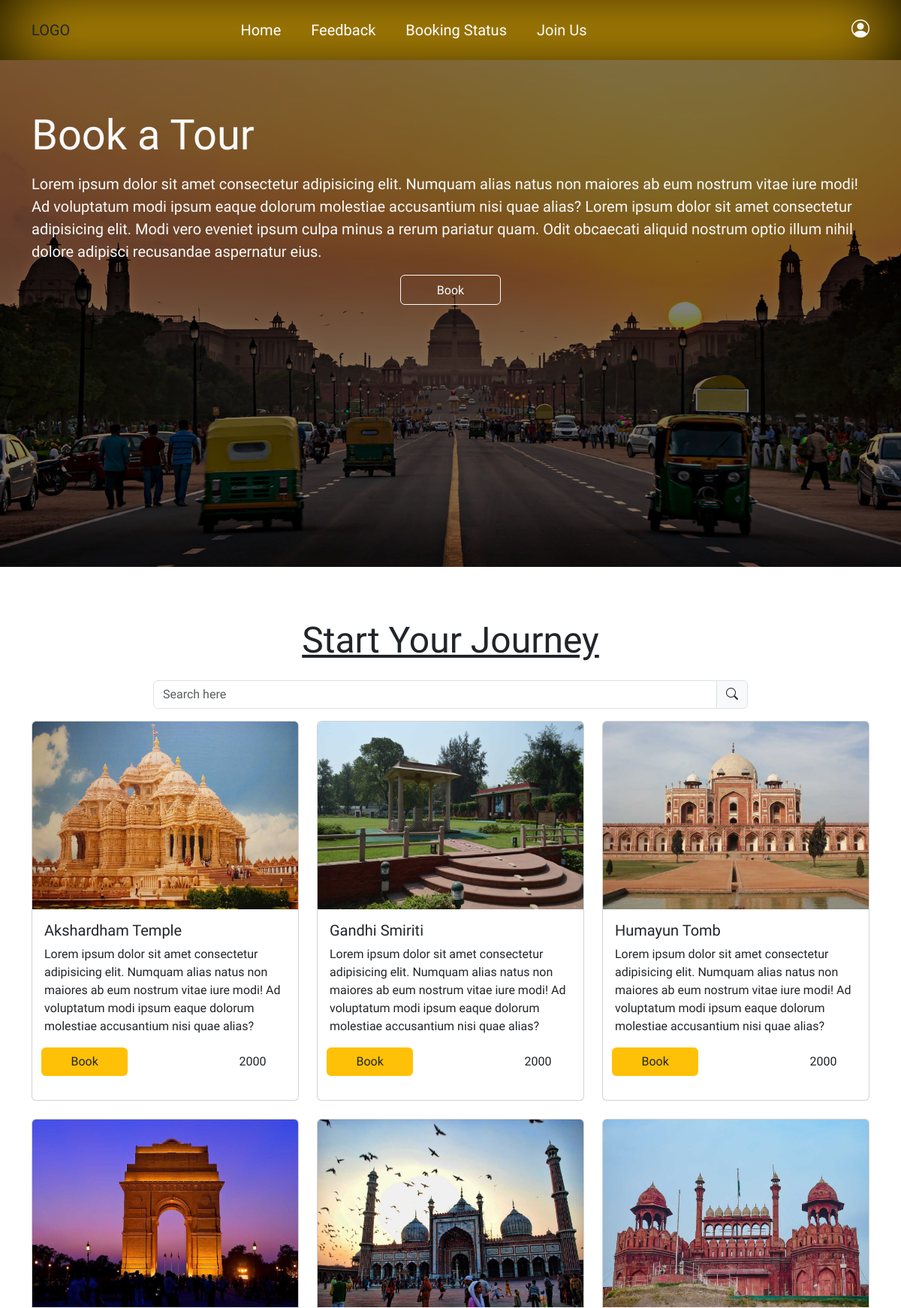
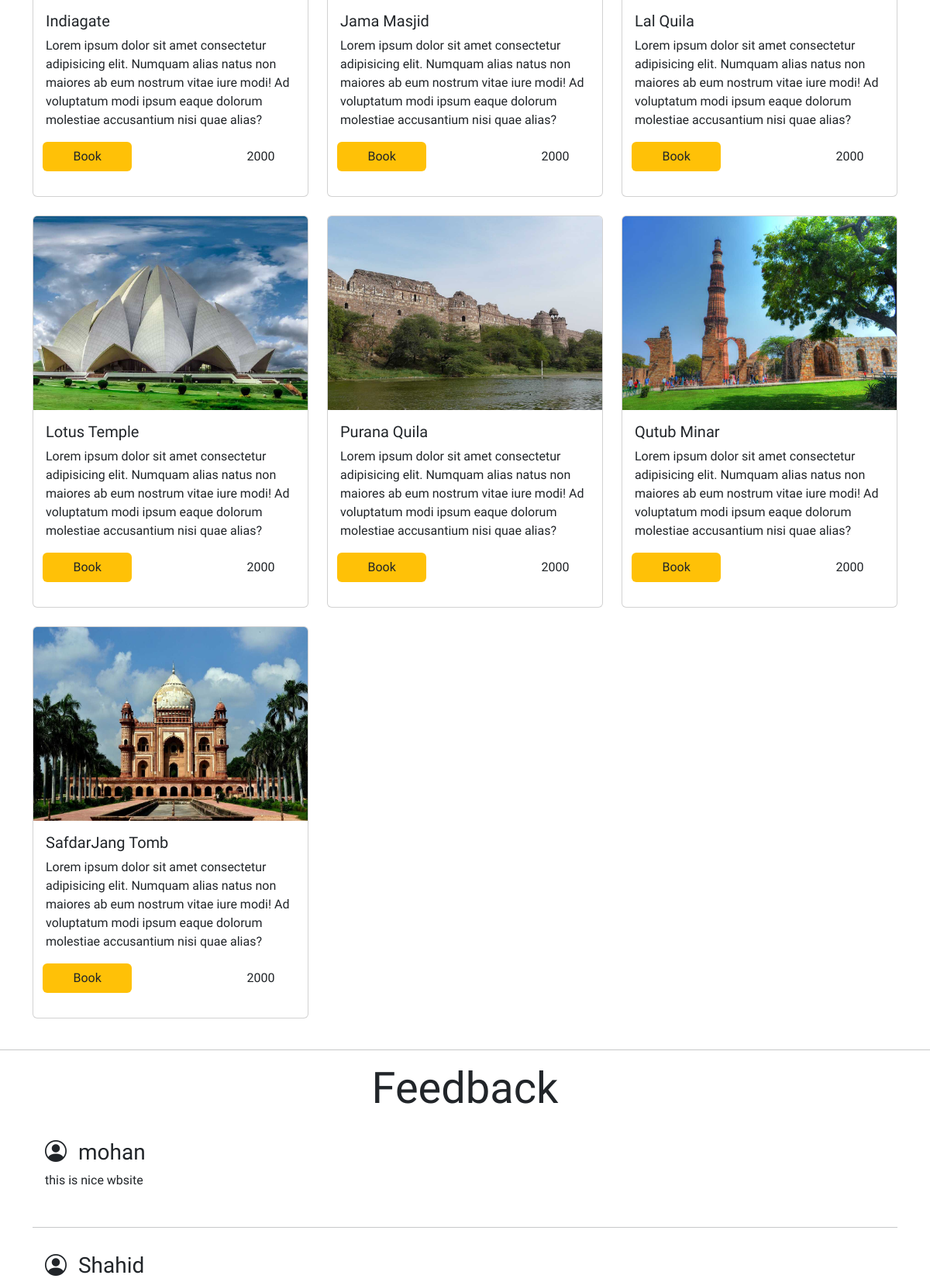
The page / (upper part) on the database its author committed (2 pictures, top to bottom).
### tables this page shows
CREATE TABLE `packages` (
  `id` int(11) NOT NULL,
  `name` varchar(32) DEFAULT NULL,
  `cost` int(200) DEFAULT NULL,
  `description` varchar(250) NOT NULL
);

CREATE TABLE `feedback` (
  `email` varchar(100) NOT NULL,
  `contact` varchar(32) DEFAULT NULL,
  `feed` varchar(250) DEFAULT NULL,
  `name` varchar(32) NOT NULL
);

### index.php (the view, shortened to what this page needs)
<?php
$con = mysqli_connect("localhost", "root", "", "trip");
$exe = mysqli_query($con, "SELECT * FROM packages");
?>
<!DOCTYPE html>
<html lang="en">
<head>
    <link rel="stylesheet" href="https://cdn.jsdelivr.net/npm/bootstrap-icons@1.10.3/font/bootstrap-icons.css">
    <link href="https://cdn.jsdelivr.net/npm/bootstrap@5.3.0-alpha1/dist/css/bootstrap.min.css" rel="stylesheet">
</head>
<body>
    <div class="bg-warning main-head">
        <div class="container">
            <div class="row  justify-content-around align-items-center main-nav ">
                <div class="col-2" style="font-size: 20px;">LOGO</div>
                <div class="col-lg-7 menu text-center d-none d-lg-block">
                    <ul>
                        <li><a href="index.php">Home</a></li>
                        <li><a href="feedback.php">Feedback</a></li>
                        <li><a href="booking_status.php">Booking Status</a></li>
                        <li>
                            <span class="info">
                                <span id="bar" class="text-light">Join Us</span>
                            </span>
                        </li>
                    </ul>
                </div>
                <div class="col-lg-3 text-end d-none d-lg-block" >
                <i class="bi bi-person-circle text-light h4 "></i>
                </div>
            </div>
        </div>
        </div>
    <div class="header">
            <div class="container">
            <div class="header-content text-light text-lg-right  mt-4 ">
                <p class="display-4 pt-4">Book a Tour</p>
                <p class="lead" data-aos="fade-up">
                    Lorem ipsum dolor sit amet consectetur adipisicing elit. Numquam alias natus non maiores ab eum nostrum vitae iure modi! Ad voluptatum modi ipsum eaque dolorum molestiae accusantium nisi quae alias?
                    Lorem ipsum dolor sit amet consectetur adipisicing elit. Modi vero eveniet ipsum culpa minus a rerum pariatur quam. Odit obcaecati aliquid nostrum optio illum nihil dolore adipisci recusandae aspernatur eius.
                </p>
                <p class="text-center"><a href="#package" class="btn btn-outline-light px-5 pt-2 ">Book</a href="#package"></p>
            </div>
        </div>
    </div>
    <p class="display-5 my-4 text-center">
        <span><u>Start Your Journey</u></span>
    </p>
    <div class="row justify-content-center aling-items-center">
        <div class="col-lg-8 col-md-12">
        <form action="" method="post">
            <div class="input-group mb-3">
                <input type="text" class="form-control" placeholder="Search here" name="search">
                <button class="input-group-text" id="basic-addon1" name="sub" value="submit"><i class="bi bi-search"></i></button>
            </div>
            </form>
        </div>
    </div>
    <div class="card-div container" id="package">
        <div class="row justify-content-lg-between justify-content-sm-center ">
            <?php
            if(isset($_REQUEST['sub'])){
                $name=$_POST['search'];
                $e=mysqli_query($con,"select * from packages where name like '$name%'");
                while($r = mysqli_fetch_array($e)){
            ?>
<div class="forcard col-lg-4 col-md-5 col-sm-10 mb-4">
                    <div class="card">
                        <img src="images/<?php echo $r['name']; ?>.jpg" alt="" class="card-img-top" style="height:250px;">
                        <div class="card-body" data-aos="fade-up">
                            <h5 class="card-title"><?php echo $r['name']; ?></h5>
                            Lorem ipsum dolor sit amet consectetur adipisicing elit. Numquam alias natus non maiores ab eum nostrum vitae iure modi! Ad voluptatum modi ipsum eaque dolorum molestiae accusantium nisi quae alias?
                            <br>
                            <div class="row justify-content-between align-items-center">
                                <a href="<?php echo "booking.php?c=" . $r['id']; ?>" class="btn bg-warning mx-2 my-3 col-4">Book</a>
                                <span class="col-3"><?php echo $r['cost']; ?></span>
                            </div>
                        </div>
                    </div>
                </div>
            <?php
            }
            }else{
            while ($row = mysqli_fetch_array($exe)) {
            ?>
                <div class="forcard col-lg-4 col-md-5 col-sm-10 mb-4">
                    <div class="card">
                        <img src="images/<?php echo $row['name']; ?>.jpg" alt="" class="card-img-top" style="height:250px;">
                        <div class="card-body" data-aos="fade-up">
                            <h5 class="card-title"><?php echo $row['name']; ?></h5>
                            Lorem ipsum dolor sit amet consectetur adipisicing elit. Numquam alias natus non maiores ab eum nostrum vitae iure modi! Ad voluptatum modi ipsum eaque dolorum molestiae accusantium nisi quae alias?
                            <br>
                            <div class="row justify-content-between align-items-center">
                                <a href="<?php echo "booking.php?c=" . $row['id']; ?>" class="btn bg-warning mx-2 my-3 col-4">Book</a>
                                <span class="col-3"><?php echo $row['cost']; ?></span>
                            </div>
                        </div>
                    </div>
                </div>
            <?php
            }
        }
            ?>
        </div>
    </div>
    <hr>
    <div class="container">
        <p class="display-4 text-center">Feedback</p>
        <?php
        $fe = mysqli_query($con, "SELECT * FROM feedback");
        while ($r = mysqli_fetch_array($fe)) {
        ?>
            <div class=" p-3">
                <p class="h3"><i class="bi bi-person-circle me-2"> </i><?php echo $r['name'] ?></p>
                <p><?php echo $r['feed'] ?></p>
            </div>
            <hr>
        <?php
        }
        ?>
    </div>
</body>
</html>

### rows shown on the page
packages: name (picture), name "Akshardham Temple", cost "2000"
packages: name (picture), name "Gandhi Smiriti", cost "2000"
packages: name (picture), name "Humayun Tomb", cost "2000"
packages: name (picture), name "Indiagate", cost "2000"
packages: name (picture), name "Jama Masjid", cost "2000"
packages: name (picture), name "Lal Quila", cost "2000"
packages: name (picture), name "Lotus Temple", cost "2000"
packages: name (picture), name "Purana Quila", cost "2000"
packages: name (picture), name "Qutub Minar", cost "2000"
packages: name (picture), name "SafdarJang Tomb", cost "2000"
feedback: name "mohan", feed "this is nice wbsite"
feedback: name "Shahid"
